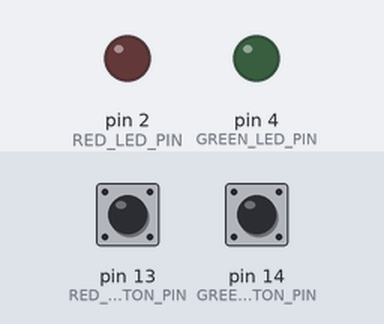
The sketch below on a simulated Arduino Uno, built for the host (arithmetic inside an expression is 32-bit, double 64-bit). On the bench: output pins drawn as LEDs (lit = HIGH). The test bench sets the inputs (shaded band); at power-on: pin 13 (RED_BUTTON_PIN) LOW, pin 14 (GREEN_BUTTON_PIN) LOW.

Above: at 1.2 s.
1.3 s: pin 13 (RED_BUTTON_PIN) pulled HIGH for 0.15 s
At 1.42 s:
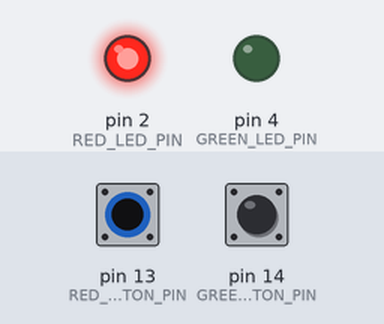
3.0 s: pin 14 (GREEN_BUTTON_PIN) pulled HIGH for 0.15 s
At 3.12 s:
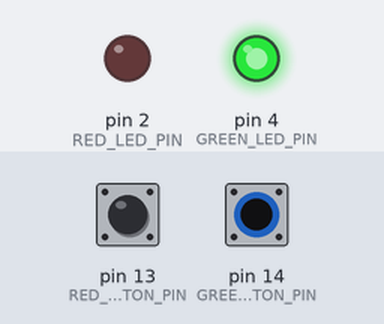
Timing chart, 0 to 6.0 s (numbered marks = the images above; inputs shaded):
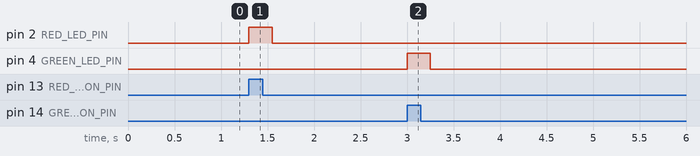

The sketch:

Shifting2.ino
```cpp
const int GREEN_BUTTON_PIN = 14;   // button input pin
const int GREEN_LED_PIN = 4;
const int RED_BUTTON_PIN = 13;   // button input pin
const int RED_LED_PIN = 2;

byte GREEN_STATE_LED = LOW;
byte lastGreenState = LOW;
byte RED_STATE_LED = LOW;
byte lastRedState = LOW;

long lastDebounceTime = 0;  // the last time the output pin was toggled
long debounceDelay = 50;    // the debounce time; increase if the output flickers

void setup() {
  pinMode(GREEN_BUTTON_PIN, INPUT_PULLDOWN);
  pinMode(GREEN_LED_PIN, OUTPUT);
  pinMode(RED_BUTTON_PIN, INPUT_PULLDOWN);
  pinMode(RED_LED_PIN, OUTPUT);
}

void loop() {
  byte GREEN_STATE_BUTTON = digitalRead(GREEN_BUTTON_PIN);
  byte RED_STATE_BUTTON = digitalRead(RED_BUTTON_PIN);


  if (GREEN_STATE_BUTTON != lastGreenState) {
    lastGreenState = GREEN_STATE_BUTTON;
    if ( (millis() - lastDebounceTime) > debounceDelay) {
      if (GREEN_STATE_BUTTON == HIGH){
        digitalWrite(GREEN_LED_PIN, HIGH);
        delay(250);
        digitalWrite(GREEN_LED_PIN, LOW);
      }
      else {
        digitalWrite(GREEN_LED_PIN, LOW);
      }
      lastDebounceTime = millis();
    }else{
      digitalWrite(GREEN_LED_PIN, LOW);
    }
  }

  if (RED_STATE_BUTTON != lastRedState) {
    lastRedState = RED_STATE_BUTTON;
    if ( (millis() - lastDebounceTime) > debounceDelay) {
      if (RED_STATE_BUTTON == HIGH){
        digitalWrite(RED_LED_PIN, HIGH);
        delay(250);
        digitalWrite(RED_LED_PIN, LOW);
      }
      else {
        digitalWrite(RED_LED_PIN, LOW);
      }
      lastDebounceTime = millis();
    }else{
      digitalWrite(RED_LED_PIN, LOW);
    }
  }
}
```

Measured:
- after the input at 1.3 s, pin 2 (RED_LED_PIN): LOW → HIGH at once, → LOW 0.25 s later
- after the input at 3.0 s, pin 4 (GREEN_LED_PIN): LOW → HIGH at once, → LOW 0.25 s later
